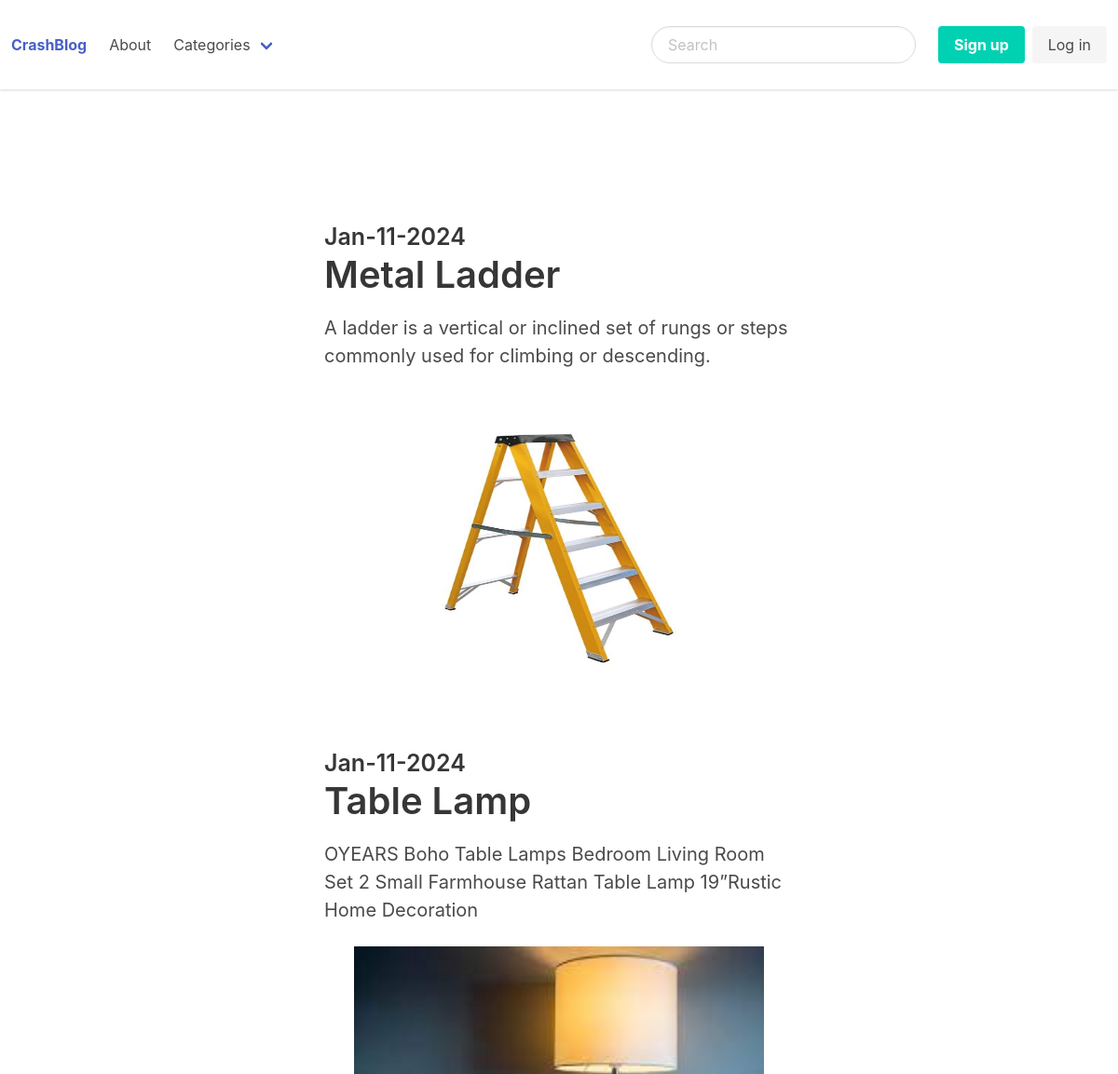
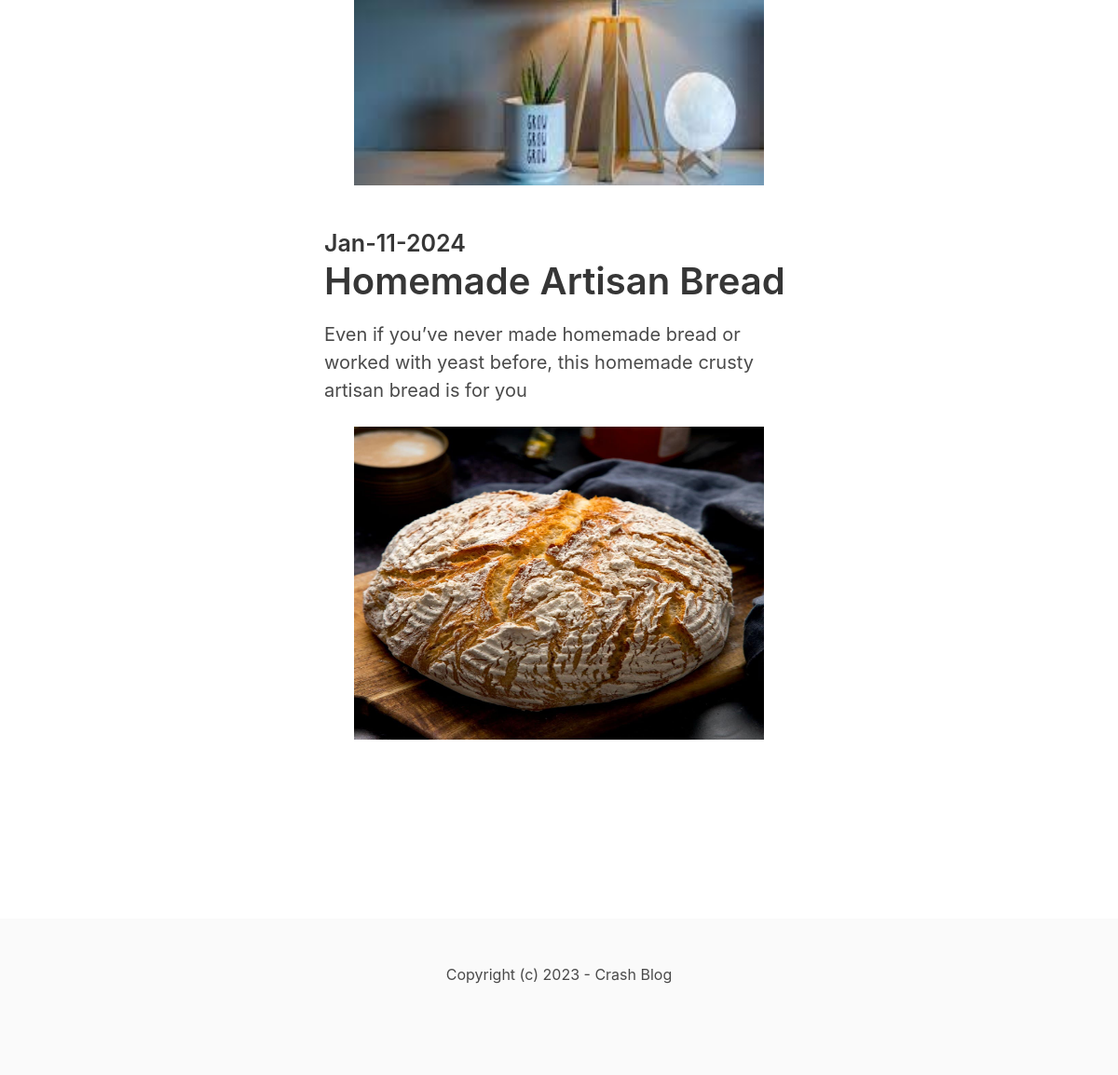
The page / on the database its author committed (2 pictures, top to bottom).
### blog/models.py (models this page shows, shortened)
class Post(models.Model):
    ACTIVE = 'active'
    DRAFT = 'draft'
    CHOICES_STATUS = (
        (ACTIVE, 'Active'),
        (DRAFT, 'Draft'),
    )
    category = models.ForeignKey(Category, related_name='posts', on_delete=models.CASCADE)
    title = models.CharField(max_length=255)
    slug = models.SlugField()
    intro = models.TextField()
    body = models.TextField()
    created_at = models.DateTimeField(auto_now_add=True)
    status = models.CharField(max_length = 10, choices=CHOICES_STATUS, default=ACTIVE)
    image = models.ImageField(upload_to = 'uploads/',blank=True, null=True)
    class Meta:
        ordering=('-created_at',)

### core/views.py (the view)
# urls.py: path('', frontpage, name='frontpage'),
def frontpage(request):
    posts = Post.objects.filter(status=Post.ACTIVE)
    return render(request,'core/frontpage.html',{
        'posts':posts
        })

### blog/templatetags/menu.py (called while the page is built)
@register.inclusion_tag('core/menu.html') # we need add the menu.html
def menu():
    categories = Category.objects.all()
    return {'categories':categories}

### core/templates/core/frontpage.html (shortened to what this page needs)
{% extends 'core/base.html'%}
{% block content %}
<section class="hero">
  <div class="hero-body">
    <div class="conatiner">
      <section class="section">
        <div class="columns">
          <div class="column is-8 is-offset-2">
            {% for post in posts%}
            <div class="content is-medium">
              <a href="{% url 'post_detail' post.category.slug post.slug%}">
                <h4 class="subtitle" is-4>{{post.created_at|date:'M-d-Y'}}</h4>
                <h1 class="title">{{post.title}}</h1>
              </a>
              <p>{{post.intro}}</p>
            </div>
            <div class="content">
              {% if post.image %}
              <figure class="image is-3by2 mb-6">
                <img src="{{post.image.url}}" alt="" />
              </figure>
              {% endif %}
            </div>
            {% endfor %}
          </div>
        </div>
      </section>
    </div>
  </div>
</section>
{% endblock %}

### core/templates/core/base.html (shortened to what this page needs)
{% load menu %}
<!DOCTYPE html>
<html lang="en">
  <head>
    <link
      rel="stylesheet"
      href="https://cdn.jsdelivr.net/npm/bulma@0.9.4/css/bulma.min.css"
    />
  </head>
  <body>
    <nav class="navbar" role="navigation" aria-label="main navigation">
      <div class="navbar-brand">
        <a class="navbar-item" href="/">
          <strong>CrashBlog</strong>
        </a>
      </div>
      <div id="navbarBasicExample" class="navbar-menu">
        <div class="navbar-start">
          <a href="{% url 'about' %}" class="navbar-item"> About </a>
          <div class="navbar-item has-dropdown is-hoverable">
            <a class="navbar-link"> Categories </a>
          </div>
        </div>
        <div class="navbar-end">
          <div class="navbar-item">
            <form method="get" action="{% url 'search' %}">
              <input
                class="input is-rounded"
                name="query"
                type="text"
                placeholder="Search"
              />
            </form>
          </div>
          <div class="navbar-item">
            <div class="buttons">
              <a class="button is-primary">
                <strong>Sign up</strong>
              </a>
              <a class="button is-light"> Log in </a>
            </div>
          </div>
        </div>
      </div>
    </nav>
    <section class="section">
      <div class="container">
        {% block content %}{% endblock %}
      </div>
    </section>
    <footer class="footer">
      <div class="content has-text-centered">
        <p>Copyright (c) 2023 - Crash Blog</p>
      </div>
    </footer>
  </body>
</html>

### core/templates/core/base.html (style rules this page uses)
nav.navbar { height: 6rem !important; box-shadow: 0 1px 3px 0 rgba(0, 0, 0, 0.1), 0 1px 2px 0 rgba(0, 0, 0, 0.06) !important; }

### rows shown on the page
Post: created_at "Jan-11-2024", title "Metal Ladder", intro "A ladder is a vertical or inclined set of rungs or steps commonly used for climbing or descending.", image (picture)
Post: created_at "Jan-11-2024", title "Table Lamp", intro "OYEARS Boho Table Lamps Bedroom Living Room Set 2 Small Farmhouse Rattan Table Lamp 19”Rustic Home Decoration", image (picture)
Post: created_at "Jan-11-2024", title "Homemade Artisan Bread", intro "Even if you’ve never made homemade bread or worked with yeast before, this homemade crusty artisan bread is for you", image (picture)
